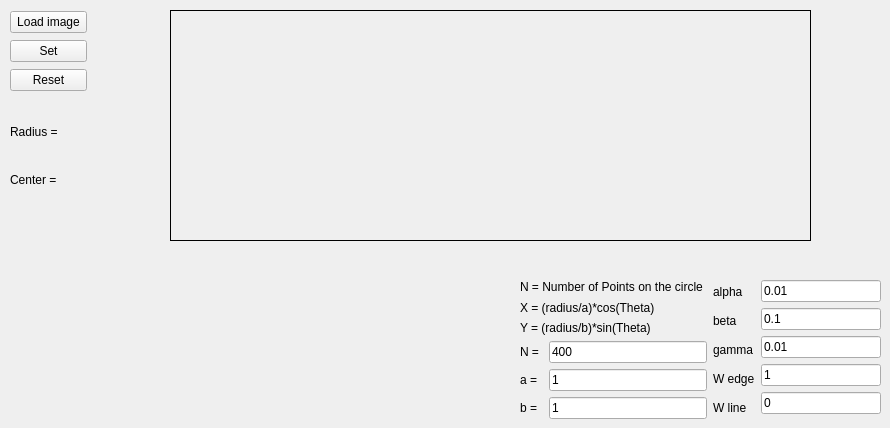
       <widget class="QWidget" name="tab_snake">
        <attribute name="title">
         <string>Snake</string>
        </attribute>
        <widget class="QLabel" name="image">
         <property name="geometry">
          <rect>
           <x>170</x>
           <y>10</y>
           <width>641</width>
           <height>231</height>
          </rect>
         </property>
         <property name="mouseTracking">
          <bool>true</bool>
         </property>
         <property name="frameShape">
          <enum>QFrame::Box</enum>
         </property>
         <property name="text">
          <string/>
         </property>
        </widget>
        <widget class="QWidget" name="layoutWidget_4">
         <property name="geometry">
          <rect>
           <x>10</x>
           <y>110</y>
           <width>121</width>
           <height>91</height>
          </rect>
         </property>
         <layout class="QHBoxLayout" name="horizontalLayout_5">
          <item>
           <layout class="QVBoxLayout" name="verticalLayout_7">
            <item>
             <widget class="QLabel" name="label_34">
              <property name="text">
               <string>Radius = </string>
              </property>
             </widget>
            </item>
            <item>
             <widget class="QLabel" name="label_35">
              <property name="text">
               <string>Center = </string>
              </property>
             </widget>
            </item>
           </layout>
          </item>
          <item>
           <layout class="QVBoxLayout" name="verticalLayout_8">
            <item>
             <widget class="QLabel" name="radius">
              <property name="text">
               <string/>
              </property>
             </widget>
            </item>
            <item>
             <widget class="QLabel" name="center">
              <property name="text">
               <string/>
              </property>
             </widget>
            </item>
           </layout>
          </item>
         </layout>
        </widget>
        <widget class="QWidget" name="layoutWidget_5">
         <property name="geometry">
          <rect>
           <x>10</x>
           <y>10</y>
           <width>77</width>
           <height>83</height>
          </rect>
         </property>
         <layout class="QVBoxLayout" name="verticalLayout_9">
          <item>
           <widget class="QPushButton" name="loadSnake">
            <property name="text">
             <string>Load image</string>
            </property>
           </widget>
          </item>
          <item>
           <widget class="QPushButton" name="setSnake">
            <property name="text">
             <string>Set</string>
            </property>
           </widget>
          </item>
          <item>
           <widget class="QPushButton" name="resetSnake">
            <property name="text">
             <string>Reset</string>
            </property>
           </widget>
          </item>
         </layout>
        </widget>
        <widget class="QWidget" name="layoutWidget">
         <property name="geometry">
          <rect>
           <x>520</x>
           <y>280</y>
           <width>361</width>
           <height>139</height>
          </rect>
         </property>
         <layout class="QHBoxLayout" name="horizontalLayout_4">
          <item>
           <layout class="QVBoxLayout" name="verticalLayout">
            <item>
             <layout class="QVBoxLayout" name="verticalLayout_4">
              <item>
               <widget class="QLabel" name="label_12">
                <property name="text">
                 <string>N = Number of Points on the circle </string>
                </property>
               </widget>
              </item>
              <item>
               <widget class="QLabel" name="label_28">
                <property name="text">
                 <string>X = (radius/a)*cos(Theta)</string>
                </property>
               </widget>
              </item>
              <item>
               <widget class="QLabel" name="label_30">
                <property name="text">
                 <string>Y = (radius/b)*sin(Theta)</string>
                </property>
               </widget>
              </item>
             </layout>
            </item>
            <item>
             <layout class="QHBoxLayout" name="horizontalLayout_2">
              <item>
               <layout class="QVBoxLayout" name="verticalLayout_2">
                <item>
                 <widget class="QLabel" name="label_31">
                  <property name="text">
                   <string>N = </string>
                  </property>
                 </widget>
                </item>
                <item>
                 <widget class="QLabel" name="label_32">
                  <property name="text">
                   <string>a = </string>
                  </property>
                 </widget>
                </item>
                <item>
                 <widget class="QLabel" name="label_33">
                  <property name="text">
                   <string>b = </string>
                  </property>
                 </widget>
                </item>
               </layout>
              </item>
              <item>
               <layout class="QVBoxLayout" name="verticalLayout_3">
                <item>
                 <widget class="QLineEdit" name="nEdit">
                  <property name="text">
                   <string>400</string>
                  </property>
                 </widget>
                </item>
                <item>
                 <widget class="QLineEdit" name="aEdit">
                  <property name="text">
                   <string>1</string>
                  </property>
                 </widget>
                </item>
                <item>
                 <widget class="QLineEdit" name="bEdit">
                  <property name="text">
                   <string>1</string>
                  </property>
                 </widget>
                </item>
               </layout>
              </item>
             </layout>
            </item>
           </layout>
          </item>
          <item>
           <layout class="QHBoxLayout" name="horizontalLayout_3">
            <item>
             <layout class="QVBoxLayout" name="verticalLayout_5">
              <item>
               <widget class="QLabel" name="alpha">
                <property name="text">
                 <string>alpha</string>
                </property>
               </widget>
              </item>
              <item>
               <widget class="QLabel" name="beta">
                <property name="text">
                 <string>beta</string>
                </property>
               </widget>
              </item>
              <item>
               <widget class="QLabel" name="gamma">
                <property name="text">
                 <string>gamma</string>
                </property>
               </widget>
              </item>
              <item>
               <widget class="QLabel" name="wedge">
                <property name="text">
                 <string>W edge</string>
                </property>
               </widget>
              </item>
              <item>
               <widget class="QLabel" name="wline">
                <property name="text">
                 <string>W line</string>
                </property>
               </widget>
              </item>
             </layout>
            </item>
            <item>
             <layout class="QVBoxLayout" name="verticalLayout_6">
              <item>
               <widget class="QLineEdit" name="alphaEdit">
                <property name="text">
                 <string>0.01</string>
                </property>
               </widget>
              </item>
              <item>
               <widget class="QLineEdit" name="betaEdit">
                <property name="text">
                 <string>0.1</string>
                </property>
               </widget>
              </item>
              <item>
               <widget class="QLineEdit" name="gammaEdit">
                <property name="text">
                 <string>0.01</string>
                </property>
               </widget>
              </item>
              <item>
               <widget class="QLineEdit" name="wedgeEdit">
                <property name="text">
                 <string>1</string>
                </property>
               </widget>
              </item>
              <item>
               <widget class="QLineEdit" name="wlineEdit">
                <property name="text">
                 <string>0</string>
                </property>
               </widget>
              </item>
             </layout>
            </item>
           </layout>
          </item>
         </layout>
        </widget>
       </widget>
